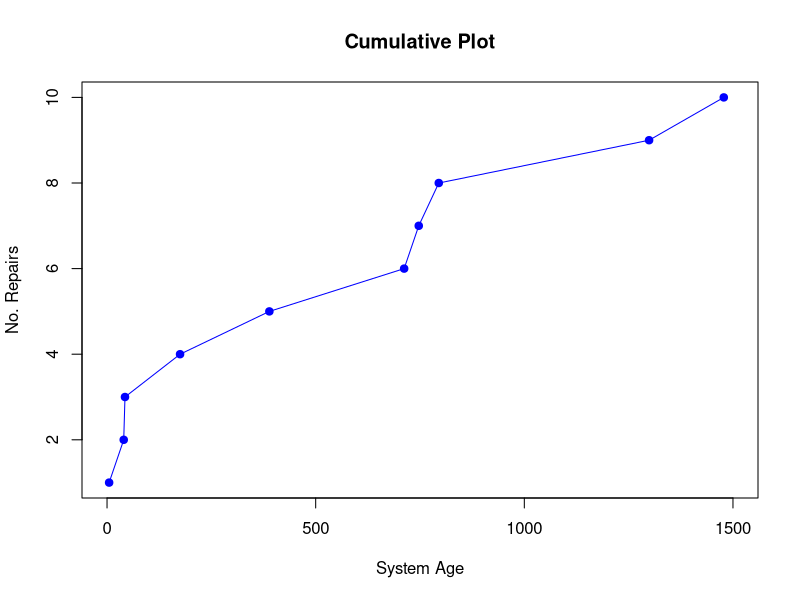
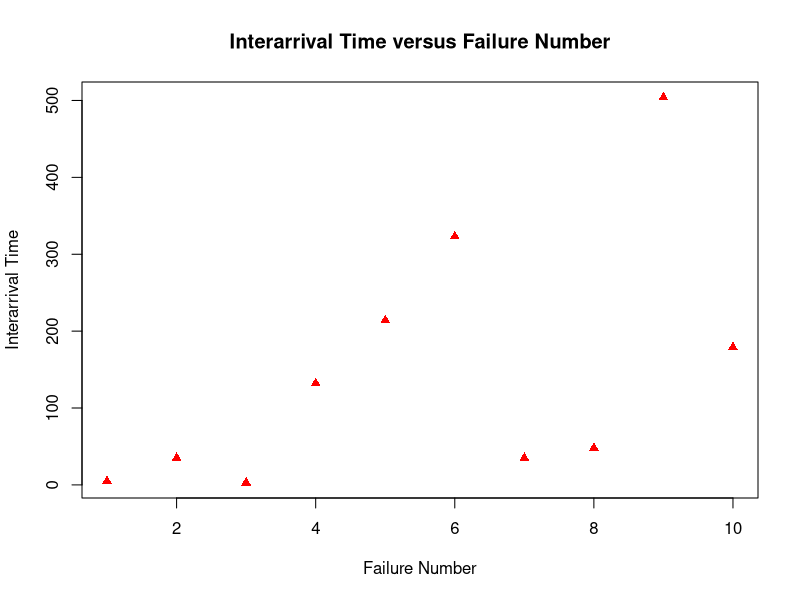
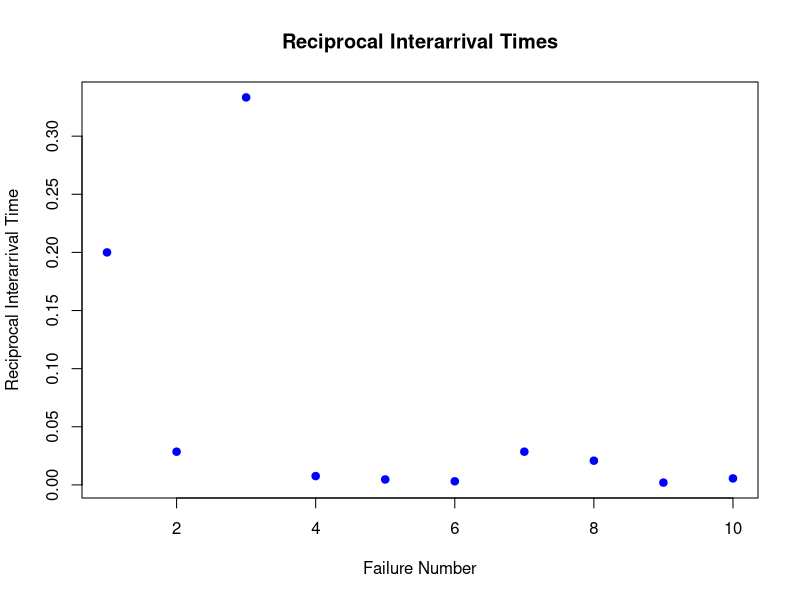
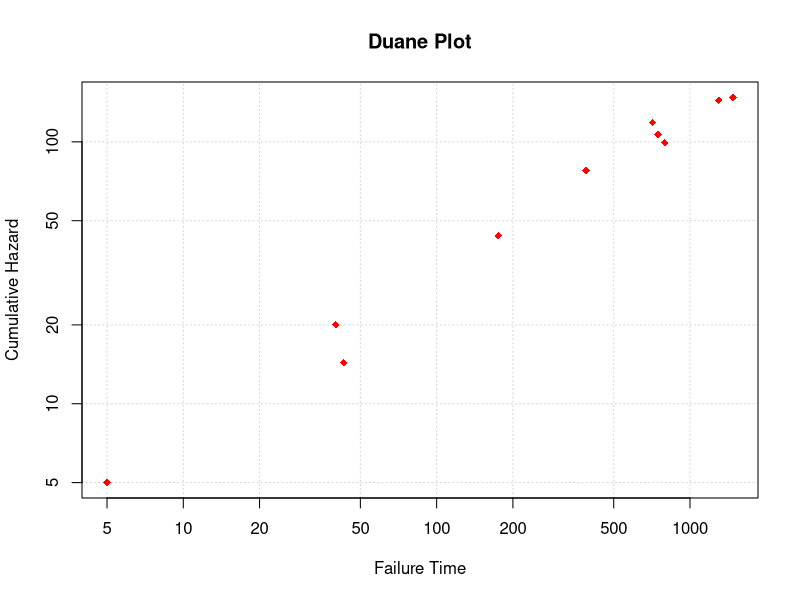

Reproduce these figures in R, in order.
#!/usr/bin/env Rscript
DATAPATH <- Sys.getenv("DATAPATH")

#R commands and output:

## Input failure times.
x = c(5, 40, 43, 175, 389, 712, 747, 795, 1299, 1478)
nfail = length(x)

## Cumulative plot.
plot(x,1:nfail, xlim=c(0,1500), main="Cumulative Plot", 
     xlab="System Age", ylab="No. Repairs", 
     type="o", col="blue", pch=19)

## Compute interarrival time.
x0 = c(0, x[1:(length(x)-1)])
interarrival = x-x0

## Interarrival time plot.
plot(1:nfail, interarrival, xlab="Failure Number", 
     ylab="Interarrival Time",
     main = "Interarrival Time versus Failure Number", 
     col="red", pch=17)

## Reciprocal interarrival time plot.
plot(1:nfail, 1/interarrival, xlab="Failure Number",
     ylab="Reciprocal Interarrival Time", 
     main="Reciprocal Interarrival Times",
     col="blue", pch=19)

## Duane plot.
MCUM = x / (1:nfail)
plot(x, MCUM, log="xy", xlab="Failure Time",
     ylab="Cumulative Hazard",
     main="Duane Plot", 
     col="red", pch=18,
     panel.first=grid(equilogs=FALSE)) 
